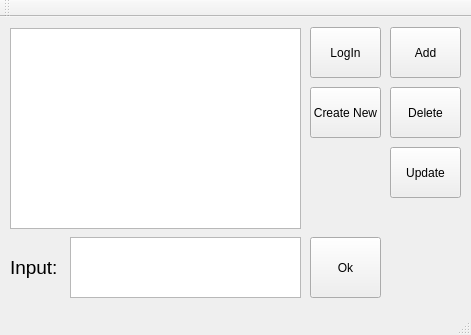
<?xml version="1.0" encoding="UTF-8"?>
<ui version="4.0">
 <class>MainWindow</class>
 <widget class="QMainWindow" name="MainWindow">
  <property name="geometry">
   <rect>
    <x>0</x>
    <y>0</y>
    <width>471</width>
    <height>335</height>
   </rect>
  </property>
  <property name="windowTitle">
   <string>MainWindow</string>
  </property>
  <widget class="QWidget" name="centralWidget">
   <widget class="QTextBrowser" name="textBrowser">
    <property name="geometry">
     <rect>
      <x>10</x>
      <y>11</y>
      <width>291</width>
      <height>201</height>
     </rect>
    </property>
   </widget>
   <widget class="QTextEdit" name="textEdit">
    <property name="geometry">
     <rect>
      <x>70</x>
      <y>220</y>
      <width>231</width>
      <height>61</height>
     </rect>
    </property>
   </widget>
   <widget class="QLabel" name="label">
    <property name="geometry">
     <rect>
      <x>10</x>
      <y>220</y>
      <width>51</width>
      <height>61</height>
     </rect>
    </property>
    <property name="text">
     <string>&lt;html&gt;&lt;head/&gt;&lt;body&gt;&lt;p&gt;&lt;span style=&quot; font-size:14pt;&quot;&gt;Input:&lt;/span&gt;&lt;/p&gt;&lt;/body&gt;&lt;/html&gt;</string>
    </property>
   </widget>
   <widget class="QPushButton" name="pushButton">
    <property name="geometry">
     <rect>
      <x>310</x>
      <y>10</y>
      <width>71</width>
      <height>51</height>
     </rect>
    </property>
    <property name="text">
     <string>LogIn</string>
    </property>
   </widget>
   <widget class="QPushButton" name="pushButton_2">
    <property name="geometry">
     <rect>
      <x>310</x>
      <y>70</y>
      <width>71</width>
      <height>51</height>
     </rect>
    </property>
    <property name="text">
     <string>Create New</string>
    </property>
   </widget>
   <widget class="QPushButton" name="pushButton_3">
    <property name="geometry">
     <rect>
      <x>310</x>
      <y>220</y>
      <width>71</width>
      <height>61</height>
     </rect>
    </property>
    <property name="text">
     <string>Ok</string>
    </property>
   </widget>
   <widget class="QPushButton" name="pushButton_4">
    <property name="geometry">
     <rect>
      <x>390</x>
      <y>10</y>
      <width>71</width>
      <height>51</height>
     </rect>
    </property>
    <property name="text">
     <string>Add</string>
    </property>
   </widget>
   <widget class="QPushButton" name="pushButton_5">
    <property name="geometry">
     <rect>
      <x>390</x>
      <y>70</y>
      <width>71</width>
      <height>51</height>
     </rect>
    </property>
    <property name="text">
     <string>Delete</string>
    </property>
   </widget>
   <widget class="QPushButton" name="pushButton_6">
    <property name="geometry">
     <rect>
      <x>390</x>
      <y>130</y>
      <width>71</width>
      <height>51</height>
     </rect>
    </property>
    <property name="text">
     <string>Update</string>
    </property>
   </widget>
  </widget>
  <widget class="QMenuBar" name="menuBar">
   <property name="geometry">
    <rect>
     <x>0</x>
     <y>0</y>
     <width>471</width>
     <height>21</height>
    </rect>
   </property>
  </widget>
  <widget class="QToolBar" name="mainToolBar">
   <attribute name="toolBarArea">
    <enum>TopToolBarArea</enum>
   </attribute>
   <attribute name="toolBarBreak">
    <bool>false</bool>
   </attribute>
  </widget>
  <widget class="QStatusBar" name="statusBar"/>
 </widget>
 <layoutdefault spacing="6" margin="11"/>
 <resources/>
 <connections/>
</ui>
